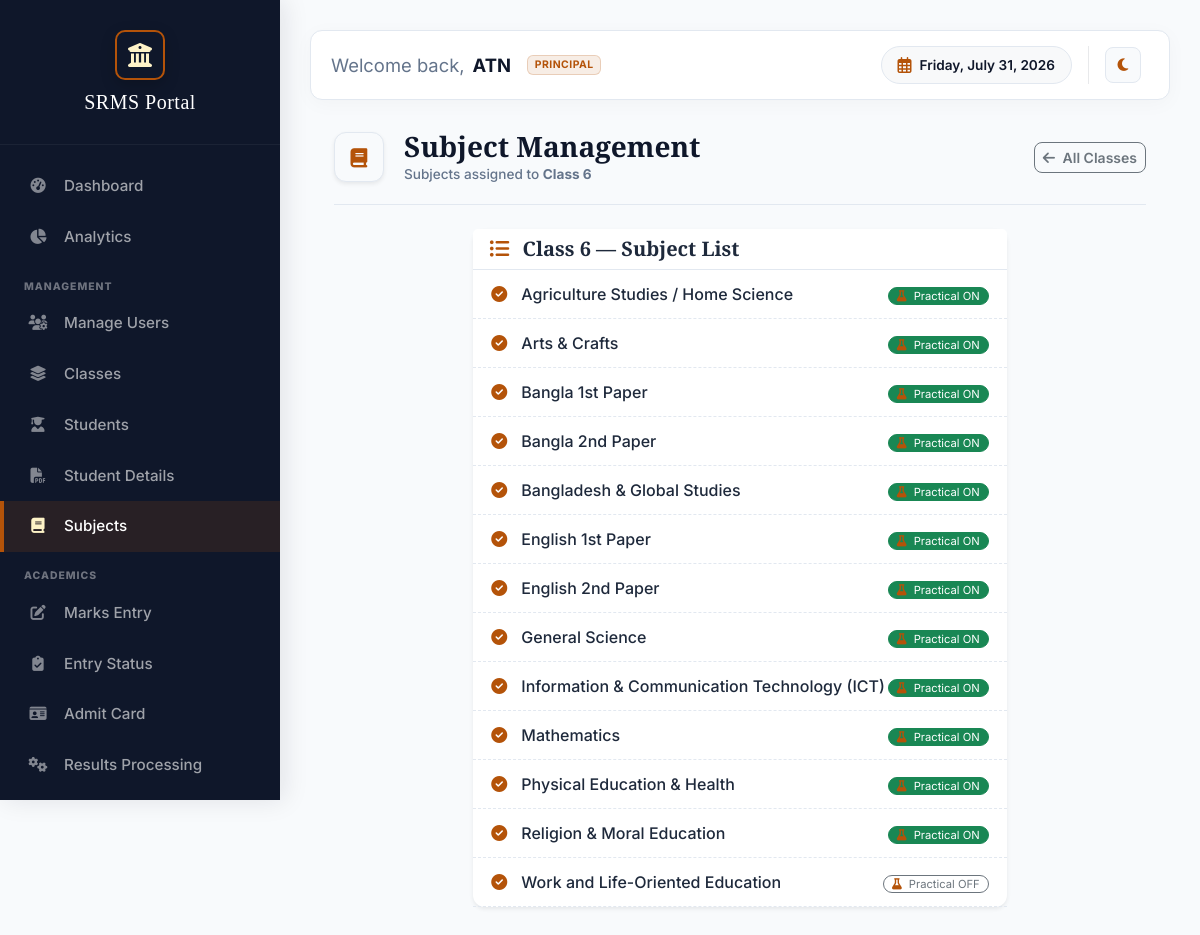
/admin/manage-subjects.php?view=subjects&class_name=Class+6 (signed in), run on the app's committed database.
### tables this page shows
CREATE TABLE `subjects` (
  `id` int(11) NOT NULL,
  `subject_name` varchar(100) NOT NULL,
  `has_practical` tinyint(1) DEFAULT 0
);

### admin/manage-subjects.php (the view, shortened to what this page needs)
<?php
include('../includes/db_config.php');
$view = $_GET['view'] ?? 'classes';
$selected_class_name = $_GET['class_name'] ?? null;
if ($view == 'subjects' && $selected_class_name) {
    $stmt = $conn->prepare("SELECT s.id, s.subject_name, s.has_practical, cs.student_group
                          FROM class_subjects cs
                          JOIN subjects s ON cs.subject_id = s.id
                          JOIN classes c ON cs.class_id = c.id
                          WHERE c.class_name = ?
                          GROUP BY s.subject_name, cs.student_group
                          ORDER BY cs.student_group, s.subject_name");
    $stmt->execute([$selected_class_name]);
    $subject_mappings = $stmt->fetchAll();
    $grouped_subjects = [];
    foreach ($subject_mappings as $m) {
        $grouped_subjects[$m['student_group']][] = $m;
    }
}
?>
<!DOCTYPE html>
<html lang="en">
<head>
    <?php include('header.php'); ?>
</head>
<body>
    <?php include('sidebar.php'); ?>
    <div id="content">
        <?php include('topbar.php'); ?>
        <div class="container-fluid px-0 px-md-4">
            <div class="page-header">
                <div class="d-flex align-items-center">
                    <div class="header-icon-box shadow-sm">
                        <i class="fas fa-book"></i>
                    </div>
                    <div>
                        <h1 class="mb-0">Subject Management</h1>
                        <p class="mb-0">
                            <?php if ($view == 'subjects' && $selected_class_name): ?>
                                Subjects assigned to <strong><?php echo htmlspecialchars($selected_class_name); ?></strong>
                            <?php else: ?>
                                Assign and sync subject mappings for each class.
                            <?php endif; ?>
                        </p>
                    </div>
                </div>
                <div class="header-actions d-flex align-items-center gap-2">
                    <?php if ($view == 'classes'): ?>
                        <form method="POST">
                            <button type="submit" name="sync_subjects" class="btn btn-sm btn-primary px-3"
                                style="border-radius: 8px; font-weight: 600;">
                                <i class="fas fa-sync-alt me-1"></i> Sync from JSON
                            </button>
                        </form>
                    <?php else: ?>
                        <a href="manage-subjects.php" class="btn btn-sm btn-outline-secondary"
                            style="border-radius: 8px; font-weight: 600;">
                            <i class="fas fa-arrow-left me-1"></i> All Classes
                        </a>
                    <?php endif; ?>
                </div>
            </div>
            <?php if ($view == 'classes'): ?>
                <?php if (empty($classes_data)): ?>
                    <div class="alert alert-info">No classes found. Please add classes first in Manage Classes.</div>
                <?php endif; ?>
                <?php if (!empty($unsynced_sections)): ?>
                    <div class="alert alert-warning d-flex align-items-start gap-3 mb-4" style="border-radius: 12px; border-left: 4px solid #f59e0b;">
                        <i class="fas fa-exclamation-triangle fa-lg mt-1" style="color: #d97706; flex-shrink: 0;"></i>
                        <div>
                            <strong style="color: #92400e;">Unsynced Class Sections Detected</strong>
                            <p class="mb-1 mt-1" style="font-size: 0.875rem; color: #78350f;">The following sections have no subject mappings. Click <strong>Sync from JSON</strong> to fix them:</p>
                            <ul class="mb-0" style="font-size: 0.875rem; color: #78350f;">
                                <?php foreach ($unsynced_sections as $us): ?>
                                    <li><?php echo htmlspecialchars($us['class_name'] . ' — Section ' . $us['section'] . ' (' . $us['academic_year'] . ')'); ?></li>
                                <?php endforeach; ?>
                            </ul>
                        </div>
                    </div>
                <?php endif; ?>
                <div class="row g-4">
                    <?php foreach ($classes_data as $c): ?>
                        <div class="col-xl-3 col-md-6">
                            <a href="?view=subjects&class_name=<?php echo urlencode($c['class_name']); ?>"
                                class="drill-card h-100">
                                <div class="card-body text-center">
                                    <div class="drill-icon"><i class="fas fa-book-open"></i></div>
                                    <div class="h5 fw-bold mb-1"
                                        style="color: var(--prestige-text); font-family: 'Playfair Display', serif;">
                                        <?php echo htmlspecialchars($c['class_name']); ?>
                                    </div>
                                    <div class="small text-muted">
                                        <?php if ($c['subject_count'] == 0): ?>
                                            <span class="badge" style="background: #fef3c7; color: #92400e; border: 1px solid #fcd34d;">
                                                <i class="fas fa-exclamation-triangle me-1"></i>Not Synced
                                            </span>
                                        <?php else: ?>
                                            <span class="badge">
                                                <?php echo $c['subject_count']; ?> Subjects Mapped
                                            </span>
                                        <?php endif; ?>
                                    </div>
                                </div>
                            </a>
                        </div>
                    <?php endforeach; ?>
                </div>
            <?php elseif ($view == 'subjects'): ?>
                <div class="row justify-content-center">
                    <div class="col-lg-8">
                        <div class="card border-0 shadow-sm">
                            <div class="card-header bg-white" style="border-bottom: 1px solid var(--prestige-border);">
                                <h5 class="mb-0"
                                    style="font-family: 'Playfair Display', serif; color: var(--prestige-text); font-weight: 700;">
                                    <i class="fas fa-list-ul me-2" style="color: var(--prestige-gold);"></i>
                                    <?php echo htmlspecialchars($selected_class_name); ?> — Subject List
                                </h5>
                            </div>
                            <div class="card-body p-0">
                                <?php if (empty($grouped_subjects)): ?>
                                    <div class="text-center py-5">
                                        <i class="fas fa-book fa-3x d-block mb-3" style="color: var(--prestige-border);"></i>
                                        <p class="text-muted">No subjects mapped to this class yet. Use <strong>Sync from
                                                JSON</strong> to populate.</p>
                                    </div>
                                <?php else: ?>
                                    <?php
                                    $hide_group = in_array($selected_class_name, ['Class 6', 'Class 7', 'Class 8']);
                                    $group_labels = [
                                        'None' => 'Compulsory Subjects',
                                        'Science' => 'Science Group',
                                        'Commerce' => 'Commerce Group',
                                        'Arts' => 'Arts / Humanities Group'
                                    ];
                                    foreach ($group_labels as $group_key => $label):
                                        if (isset($grouped_subjects[$group_key])):
                                            if (!$hide_group || $group_key == 'None'):
                                                ?>
                                                <div class="list-group list-group-flush">
                                                    <?php foreach ($grouped_subjects[$group_key] as $sub_obj): ?>
                                                        <div class="subject-item d-flex align-items-center justify-content-between">
                                                            <div class="d-flex align-items-center">
                                                                <i class="fas fa-check-circle"></i>
                                                                <span
                                                                    class="fw-medium"><?php echo htmlspecialchars($sub_obj['subject_name']); ?></span>
                                                            </div>
                                                            <div>
                                                                <button type="button"
                                                                    class="btn btn-sm <?php echo $sub_obj['has_practical'] ? 'btn-success' : 'btn-outline-secondary'; ?> py-0 px-2"
                                                                    style="font-size: 0.7rem; border-radius: 50px;"
                                                                    onclick="togglePractical(<?php echo $sub_obj['id']; ?>, <?php echo $sub_obj['has_practical'] ? 0 : 1; ?>, this)">
                                                                    <i class="fas fa-flask me-1"></i>
                                                                    <?php echo $sub_obj['has_practical'] ? 'Practical ON' : 'Practical OFF'; ?>
                                                                </button>
                                                            </div>
                                                        </div>
                                                    <?php endforeach; ?>
                                                </div>
                                                <?php
                                            endif;
                                        endif;
                                    endforeach;
                                    ?>
                                <?php endif; ?>
                            </div>
                        </div>
                    </div>
                </div>
            <?php endif; ?>
        </div>
    </div>
</body>

### admin/header.php (style rules this page uses)
:root { --sidebar-width: 280px; --prestige-navy: #0f172a; --prestige-gold: #b45309; --prestige-gold-light: #fef3c7; --prestige-slate: #f8fafc; --prestige-border: #e2e8f0; --prestige-text: #1e293b; --primary-color: var(--prestige-navy); --dark-color: var(--prestige-navy); }
body { background-color: var(--prestige-slate); font-family: 'Inter', sans-serif; color: var(--prestige-text); }
#content { margin-left: var(--sidebar-width); padding: 30px; min-height: 100vh; transition: margin-left 0.3s cubic-bezier(0.16, 1, 0.3, 1); }
.card { background: white; border: 1px solid var(--prestige-border); box-shadow: 0 15px 40px rgba(0, 0, 0, 0.04); border-radius: 12px; margin-bottom: 24px; transition: transform 0.2s, box-shadow 0.2s; }
.page-header { background-color: transparent; color: var(--prestige-navy); padding: 0 0 20px 0; border-radius: 0; margin-bottom: 24px; border: none; border-bottom: 1px solid var(--prestige-border); display: flex; align-items: center; justify-content: space-between; }
.page-header h1 { font-family: 'Playfair Display', serif; font-size: 1.75rem; margin-bottom: 0.25rem; color: var(--prestige-navy); font-weight: 700; }
.page-header p { font-size: 0.85rem; color: #64748b; margin-bottom: 0; font-weight: 500; }
.header-icon-box { background: var(--prestige-slate); border: 1px solid var(--prestige-border); width: 50px; height: 50px; display: flex; align-items: center; justify-content: center; border-radius: 12px; margin-right: 1.25rem; color: var(--prestige-gold); flex-shrink: 0; font-size: 1.2rem; }

### admin/manage-subjects.php (style rules this page uses)
.subject-item { padding: 12px 18px; border-bottom: 1px dashed var(--prestige-border); display: flex; align-items: center; color: var(--prestige-text); }
.subject-item i { color: var(--prestige-gold); margin-right: 14px; }

### data on the page
subjects: subject_name "Agriculture Studies / Home Science", has_practical "Practical ON"
subjects: subject_name "Arts & Crafts", has_practical "Practical ON"
subjects: subject_name "Bangla 1st Paper", has_practical "Practical ON"
subjects: subject_name "Bangla 2nd Paper", has_practical "Practical ON"
subjects: subject_name "Bangladesh & Global Studies", has_practical "Practical ON"
subjects: subject_name "English 1st Paper", has_practical "Practical ON"
subjects: subject_name "English 2nd Paper", has_practical "Practical ON"
subjects: subject_name "General Science", has_practical "Practical ON"
subjects: subject_name "Information & Communication Technology (ICT)", has_practical "Practical ON"
subjects: subject_name "Mathematics", has_practical "Practical ON"
subjects: subject_name "Physical Education & Health", has_practical "Practical ON"
subjects: subject_name "Religion & Moral Education", has_practical "Practical ON"
subjects: subject_name "Work and Life-Oriented Education", has_practical "Practical OFF"

### other printed values
$display_name "ATN"
$selected_class_name "Class 6"
